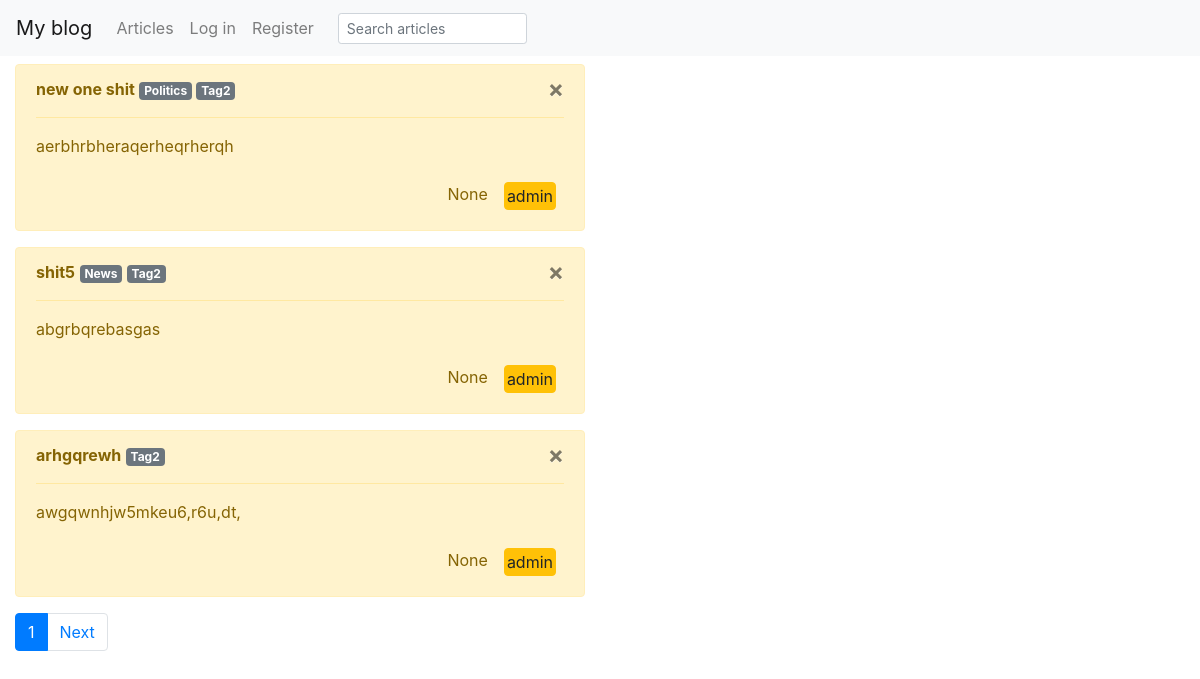
The app's page /articles/, older data.
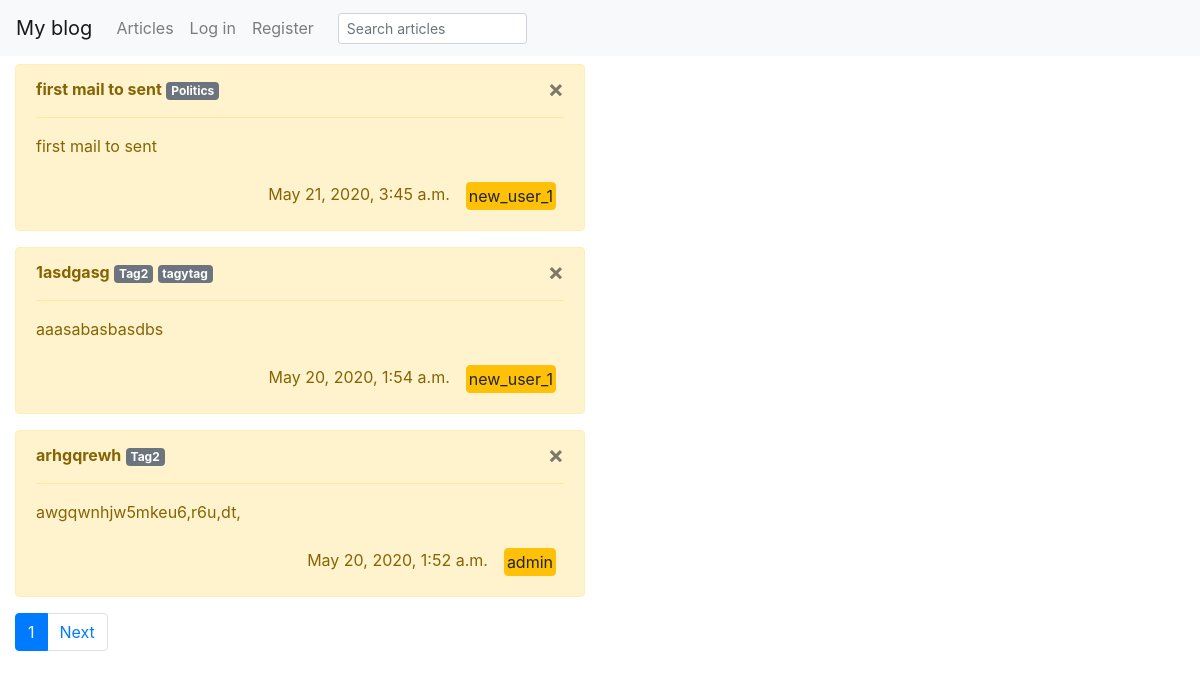
The same page, newer data.
### posts/models.py (models this page shows, shortened)
class Article(models.Model):
    title = models.CharField(max_length=100)
    content = models.TextField()
    author = models.ForeignKey(User, on_delete=models.CASCADE, related_name='author')
    post_date = models.DateTimeField(auto_now_add=True)
    tags = models.ManyToManyField(Tag, related_name='articles')
    class Meta:
        ordering = ['-post_date']
    def get_absolute_url(self):
        return reverse('posts:user-articles', kwargs={
                       'author': self.author})

class Tag(models.Model):
    name = models.CharField(max_length=60, unique=True)
    def __str__(self):
        return self.name

### posts/views.py (the view)
# urls.py: path('', ArticleList.as_view(), name='articles'),
class ArticleList(ListView):
    model = Article
    def get_context_data(self, **kwargs):
        context = super().get_context_data(**kwargs)
        context['title'] = 'Articles'
        return context
    paginate_by = 3

### templates/posts/article_list.html (shortened to what this page needs)
{% extends "home.html" %}
{% block content %}
    {% for obj in object_list  %}
      <div class="col-sm-6 col-md-6">
            <div class="alert alert-warning">
                <button type="button" class="close" data-dismiss="alert" aria-hidden="true">
                    ×</button>
                 <strong>{{ obj.title }}</strong>
                {% if obj.tags %}
                  {% for tag_item in obj.tags.all  %}
                    <a href="{% url 'posts:tag' tag=tag_item.name %}"><span class="badge badge-secondary">{{ tag_item }}</span></a>
                  {% endfor %}
                {% endif %}
                <hr class="message-inner-separator">
                <p>{{ obj.content }}</p>
                <div class='d-flex flex-row-reverse'>
                <div class="p-2">
                  <a href="{{obj.get_absolute_url}}" style="padding: 1px 2px" class="btn btn-xs btn-warning pull-right">
                        {{ obj.author }}
                  </a>
                </div>
                <div class="p-2"><span >{{ obj.post_date}}</span></div>
                </div>
            </div>
        </div>
    {% endfor %}
<nav aria-label="...">
  <ul class="pagination" style="margin-left: 15px">
    {% if  page_obj.has_other_pages %}
            <li class="page-item active">
      <a class="page-link" href="?page={{ page_obj.number}}">{{ page_obj.number }}<span class="sr-only">(current)</span></a>
    </li>
    {% endif %}
        {% if page_obj.has_next %}
    <li class="page-item">
      <a class="page-link" href="?page={{ page_obj.next_page_number }}">Next</a>
    </li>
    {% endif %}
  </ul>
</nav>
{% endblock %}

### templates/home.html (shortened to what this page needs)
<!DOCTYPE html>
<html lang="en" dir="ltr">
  <head>
    <link rel="stylesheet" href="https://stackpath.bootstrapcdn.com/bootstrap/4.1.3/css/bootstrap.min.css">
  </head>
  <body>
    <nav class="navbar navbar-expand-lg navbar-light bg-light">
  <a class="navbar-brand" href="{% url 'home:home' %}">My blog</a>
  <div class="collapse navbar-collapse" id="navbarNav">
    <ul class="navbar-nav">
      <li class="nav-item">
        <a class="nav-link" href="{% url 'posts:articles' %}">Articles</a>
      </li>
{% if user.is_authenticated %}
  <li class="nav-item">
    <a class="nav-link" href="{% url 'cabinet:cabinet' %}">{{ user }}</a>
  </li>
  <li class="nav-item ">
    <a class="nav-link" href="{% url 'logout' %}">Log Out</a>
  </li>
{% else %}
<li>
<a class="nav-link" href="{% url 'login' %}">Log in</a>
</li>
<li>
<a class="nav-link" href="{% url 'home:signup' %} ">Register</a>
</li>
{% endif %}
<form class="form-inline" action="{% url 'posts:search' %}" method="get">
  <input class="form-control form-control-sm ml-3 w-75"
  name='srch' type="text" placeholder="Search articles"
      aria-label="Search">
</form>
      </ul>
  </div>
</nav>
{% block content %}
{% endblock %}
  </body>
</html>

Row changes from the older to the newer data that the page shows:
removed Article: title "new one shit", content "aerbhrbheraqerheqrherqh", author "admin", post_date "None", Tag (name "Politics"), Tag (name "Tag2")
removed Article: title "shit5", content "abgrbqrebasgas", author "admin", post_date "None", Tag (name "Tag2")
no longer on this page (row unchanged): Tag: name "News", shown under "shit5"
added Article: title "first mail to sent", content "first mail to sent", author "new_user_1", post_date "May 21, 2020, 3:45 a.m.", Tag (name "Politics")
now on this page (row edited): Article: title "1asdgasg", content "aaasabasbasdbs", author "new_user_1", post_date "May 20, 2020, 1:54 a.m.", Tag (name "Tag2")
now on this page (row unchanged): Tag: name "tagytag", shown under "1asdgasg"
changed Article "arhgqrewh": post_date "None" → "May 20, 2020, 1:52 a.m."
